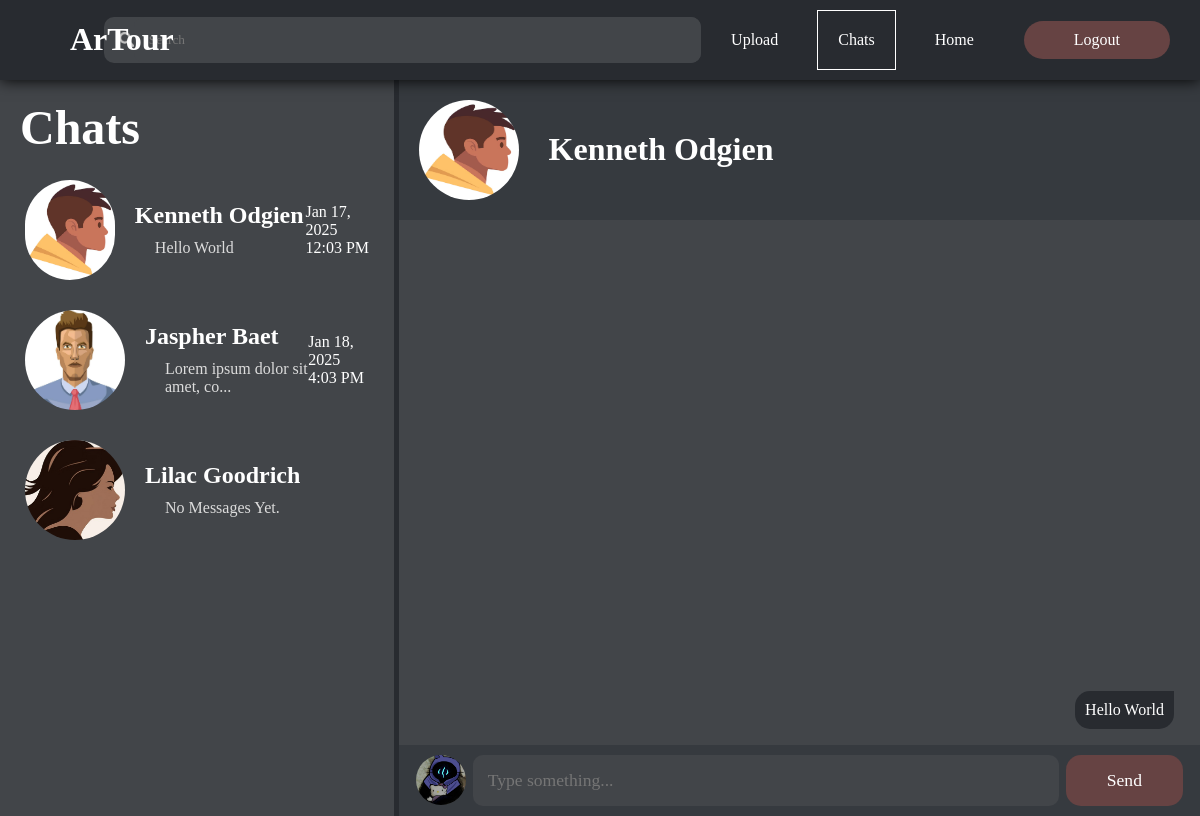
/html/chats.php?message=4 (signed in), run on the app's committed database.
### tables this page shows
CREATE TABLE `follow` (
  `followId` int(11) NOT NULL,
  `followerId` int(11) NOT NULL,
  `followStatus` int(11) NOT NULL,
  `followedId` int(11) NOT NULL
);

CREATE TABLE `users` (
  `profileId` int(11) NOT NULL,
  `profileName` varchar(255) NOT NULL,
  `profilePassword` varchar(255) NOT NULL,
  `profileDescription` varchar(255) NOT NULL,
  `profileAddress` varchar(255) NOT NULL,
  `profileEmail` varchar(255) NOT NULL,
  `profileNumber` varchar(11) NOT NULL,
  `profileFacebook` varchar(255) NOT NULL,
  `profileInstagram` varchar(255) NOT NULL,
  `profileX` varchar(255) NOT NULL,
  `profilePicture` varchar(255) NOT NULL,
  `dateCreated` date NOT NULL,
  `resetToken` varchar(64) DEFAULT NULL,
  `resetTokenExpire` datetime DEFAULT NULL
);

CREATE TABLE `chats` (
  `chatId` int(11) NOT NULL,
  `message` varchar(255) NOT NULL,
  `messengerId` int(11) NOT NULL,
  `receiverId` int(11) NOT NULL,
  `messageDate` datetime DEFAULT NULL
);

### html/chats.php (the view, shortened to what this page needs)
<!DOCTYPE html>
<html lang="en">
<head>
    <link rel="stylesheet" href="../css/chats.css">
</head>
<body>
    <?php
        $DBHost = "localhost";
        $DBUser = "root";
        $DBPass = "";
        $DBName = "artourdb";
        $conn = mysqli_connect($DBHost, $DBUser, $DBPass, $DBName);
        $userId=$_SESSION['userId'];
        $getFollowing = "SELECT * FROM follow WHERE followerId=$userId";
        $followingResult = mysqli_query($conn, $getFollowing);
    ?>
    <header>
        <div class="mainheader">
            <div class="logo">
                <h1> ArTour </h1>
            </div>
            <div class="search">
                <img src="../images/searchicon.png" alt="">
                <input type="search" id="search" name="search" placeholder="Search">
            </div>
            <div class="navigation">
                <nav class="sections">
                    <a href="uploadimage.php"> Upload </a>
                    <a class="active" href="chats.php"> Chats </a>
                    <a href="home.php"> Home </a>
                    <a class="button" href="logout.php"> Logout </a>
                </nav>
            </div>
        </div>
    </header>
    <main>
        <div class="people scrollable">
            <h1>Chats</h1>
            <?php
                $followingRow = mysqli_num_rows($followingResult);
                if ($followingRow>0){
                    while ($followedUser = mysqli_fetch_assoc($followingResult)){
                        $getFollowingUser = "SELECT * FROM users WHERE profileId='".$followedUser['followedId']."'";
                        $followingUserResult = mysqli_query($conn, $getFollowingUser);
                        $followingUser = mysqli_fetch_assoc($followingUserResult);
                        $getChatDetails = "SELECT * FROM chats WHERE (receiverId='$userId' OR receiverId='".$followedUser['followedId']."')
                        AND (messengerId='".$followedUser['followedId']."' OR messengerId='$userId') ORDER BY messageDate DESC";
                        $chatDetailsResult = mysqli_query($conn, $getChatDetails);
                        $chatsRow = mysqli_num_rows($chatDetailsResult);
                        $chatDetails = mysqli_fetch_assoc($chatDetailsResult);
                        if ($chatsRow>0){
                            $chatDate = strtotime($chatDetails['messageDate']);
                            $chatFormatDate = date("M j, Y", $chatDate)."<br>".date("g:i A", $chatDate);
                            $message = $chatDetails['message'];
                            $checkMessage = (strlen($message) > 30) ? substr($message, 0, 30) . "..." : $message;
                            echo "
                            <a class='chathead' href='chats.php?message=".$followedUser['followedId']."'><div class='person'>
                                <img class='followingProfile' src='../profiles/".$followingUser['profilePicture']."'/>
                                <div class='details'>
                                    <h2> ".$followingUser['profileName']."</h2>
                                    <p class='message'> ".htmlspecialchars($checkMessage)." </p>
                                </div>
                                <p class='date'> $chatFormatDate</p>
                            </div></a>
                            ";
                        }
                        else {
                            echo "
                            <a class='chathead' href='chats.php?message=".$followedUser['followedId']."'><div class='person'>
                                <img class='followingProfile' src='../profiles/".$followingUser['profilePicture']."'/>
                                <div class='details'>
                                    <h2> ".$followingUser['profileName']."</h2>
                                    <div class='chatDetails'>
                                        <p class='nothing'> No Messages Yet. </p>
                                    </div>
                                </div>
                            </div></a>
                            ";
                        }
                    }
                }
                else {
                    echo"<h3 class='none'> Follow Someone to <br> message them. </h3>";
                }
            ?>
        </div>
        <div class="chatContents">
            <?php
                if(!empty($_GET['message'])){
                    $getFollowedUser ="SELECT * FROM users WHERE profileId='".$_GET['message']."'";
                    $followedUserResult = mysqli_query($conn, $getFollowedUser);
                    $followedUserDetails = mysqli_fetch_assoc($followedUserResult);
                    echo "
                    <div class='selectedChatHeader'>
                        <img src='../profiles/".$followedUserDetails['profilePicture']."'/>
                        <h1> ".$followedUserDetails['profileName']." </h1>
                    </div>
                    ";
                }
                else {
                    echo "<div class='error'><h1> Select a Chat </h1> </div>";
                }
            ?>
            <div class="sendMessage">
                <?php
                    $getMessages = "SELECT * FROM chats WHERE (receiverId=$userId OR receiverId=".$_GET['message'].") AND (messengerId=$userId OR messengerId=".$_GET['message'].")";
                    $messagesResult = mysqli_query($conn, $getMessages);
                    $messagesRow = mysqli_num_rows($messagesResult);
                    if ($messagesRow>0){
                        while ($messagesDetails = mysqli_fetch_assoc($messagesResult)){
                            if ($messagesDetails['messengerId']==$userId) {
                                echo "
                                    <div class='rightSide'>
                                        <p> ".$messagesDetails['message']." </p>
                                    </div>
                                ";
                            }
                        }
                    }
                    else {
                        echo "<div class='none'> <p> No Messages Yet. </p> </div>";
                    }
                ?>
                <form method="POST">
                    <?php
                        $getUser = "SELECT * FROM users WHERE profileId=$userId";
                        $userResult = mysqli_query($conn, $getUser);
                        $userDetails = mysqli_fetch_assoc($userResult);
                        echo "<img class='ownerProfile' src='../profiles/".$userDetails['profilePicture']."'/>";
                    ?>
                    <input type="text" id="message" name="message" placeholder="Type something..." required>
                    <input type="submit" name="submit" value="Send">
                </form>
            </div>
        </div>
    </main>
</body>
</html>

### css/chats.css (style rules this page uses)
body { background-color: #282b30; background-size: cover; font-family: 'Century Gothic'; padding: 0; margin: 0; }
header { background-color: #282b30; display: flex; flex-direction: column; box-shadow: 0 0 15px black; width: 100%; position:sticky; top: 0; z-index: 99; }
.mainheader { display: flex; justify-content: space-between; align-items: center; }
.logo h1 { position:relative; left: 70px; color: white; }
.search { display: flex; align-items: center; flex-direction: row; background: #424549; border-radius: 10px; width: 55%; padding-left: 15px; }
.search img { width: 15px; height: 15px; }
.search input { background: #424549; padding: 15px; width: 100%; border: none; outline: none; box-sizing: border-box; font-family: "Century Gothic"; color: white; border-radius: 10px; }
.navigation { display: flex; flex-direction: row; }
nav { display: flex; align-items: center; }
nav a.active { box-shadow: 0 0 0 1px white; pointer-events: none; }
main { display: flex; flex-direction: row; justify-content: space-between; }
.people { display: flex; flex-direction: column; background-color: #424549; width: 30%; padding: 20px; height: 87vh; overflow-y: scroll; }
.people h1, .people h3 { color: white; padding: 0; margin: 0 0 20px 0; font-size: 3em; }
a.chathead { text-decoration: none; color: white; }
.details { display: flex; flex-direction: column; width: 60%; }
.details p, .details h2 { text-decoration: none; padding: 0; margin: 0 0 0 40px; }
.details p { margin-top: 10px; }
.details h2 { margin: 0 0 0 20px; }
p.message { color: gainsboro; }
p.date { margin:0; padding: 0; }
.followingProfile { width: 100px; height: 100px; border-radius: 50px; }
.chatContents { display: flex; flex-direction: column; justify-content: space-between; background-color: #424549; border-left: 5px solid #282b30; width: 68%; }
.selectedChatHeader { display: flex; flex-direction: row; color: white; padding: 20px; align-items: center; background-color: #363a3f; }
.selectedChatHeader img { width: 100px; height: 100px; border-radius: 50px; }
.selectedChatHeader h1 { margin-left: 30px; }
.sendMessage form { display: flex; flex-direction: row; justify-content: space-evenly; color: white; padding: 10px; align-items: center; background-color: #363a3f; }
img.ownerProfile, img.messenger { width: 50px; height: 50px; border-radius: 50px; }
.sendMessage form input { background: #424549; padding: 15px; width: 75%; border: none; outline: none; box-sizing: border-box; font-family: "Century Gothic"; font-size: 1.1em; color: white; border-radius: 10px; }
.leftSide, .rightSide { display: flex; flex-direction: row; align-items: center; width: 98%; margin: 0; }
.rightSide { justify-content: end; }
.rightSide p { margin-right: 10px; padding: 10px; background-color: #282b30; max-width: 50%; color: white; border-radius: 15px 0 15px 15px; }
.nothing { color: gainsboro; }

### data on the page
follow: users.profilePicture (picture), users.profileName "Kenneth Odgien", chats.message "Hello World", chats.messageDate "Jan 17, 2025", chats.messageDate "12:03 PM"
follow: users.profilePicture (picture), users.profileName "Jaspher Baet", chats.message "Lorem ipsum dolor sit amet, co...", chats.messageDate "Jan 18, 2025", chats.messageDate "4:03 PM"
follow: users.profilePicture (picture), users.profileName "Lilac Goodrich"
users: profilePicture (picture), profileName "Kenneth Odgien"
chats: message "Hello World"
users: profilePicture (picture)
